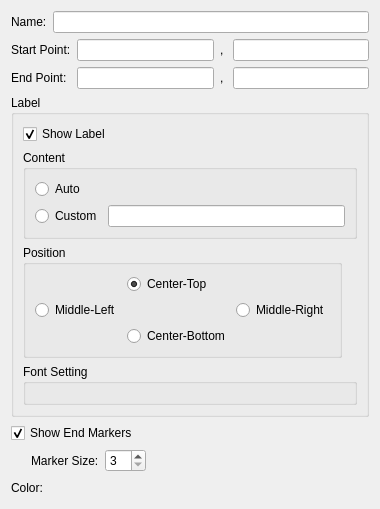
<?xml version="1.0" encoding="UTF-8"?>
<ui version="4.0">
 <class>DistanceMeasureDataItem_EditWidget</class>
 <widget class="QWidget" name="DistanceMeasureDataItem_EditWidget">
  <property name="geometry">
   <rect>
    <x>0</x>
    <y>0</y>
    <width>380</width>
    <height>460</height>
   </rect>
  </property>
  <property name="windowTitle">
   <string>Form</string>
  </property>
  <layout class="QVBoxLayout" name="verticalLayout_3">
   <item>
    <layout class="QHBoxLayout" name="horizontalLayout">
     <item>
      <widget class="QLabel" name="nameLabel">
       <property name="text">
        <string>Name:</string>
       </property>
      </widget>
     </item>
     <item>
      <widget class="QLineEdit" name="nameLineEdit"/>
     </item>
    </layout>
   </item>
   <item>
    <layout class="QGridLayout" name="gridLayout_2">
     <item row="0" column="0">
      <widget class="QLabel" name="startPointLabel">
       <property name="text">
        <string>Start Point:</string>
       </property>
      </widget>
     </item>
     <item row="0" column="1">
      <widget class="RealNumberEditWidget" name="startPointXEdit"/>
     </item>
     <item row="0" column="2">
      <widget class="QLabel" name="startPointCommaLabel">
       <property name="text">
        <string>, </string>
       </property>
      </widget>
     </item>
     <item row="0" column="3">
      <widget class="RealNumberEditWidget" name="startPointYEdit"/>
     </item>
     <item row="1" column="0">
      <widget class="QLabel" name="endPointLabel">
       <property name="text">
        <string>End Point:</string>
       </property>
      </widget>
     </item>
     <item row="1" column="1">
      <widget class="RealNumberEditWidget" name="endPointXEdit"/>
     </item>
     <item row="1" column="2">
      <widget class="QLabel" name="endPointCommaLabel">
       <property name="text">
        <string>, </string>
       </property>
      </widget>
     </item>
     <item row="1" column="3">
      <widget class="RealNumberEditWidget" name="endPointYEdit"/>
     </item>
    </layout>
   </item>
   <item>
    <widget class="QGroupBox" name="labelGroupBox">
     <property name="title">
      <string>Label</string>
     </property>
     <layout class="QVBoxLayout" name="verticalLayout_2">
      <item>
       <widget class="QCheckBox" name="showLabelCheckBox">
        <property name="text">
         <string>Show Label</string>
        </property>
        <property name="checked">
         <bool>true</bool>
        </property>
       </widget>
      </item>
      <item>
       <widget class="QGroupBox" name="groupBox_2">
        <property name="title">
         <string>Content</string>
        </property>
        <layout class="QGridLayout" name="gridLayout_3" columnstretch="0,1">
         <item row="0" column="0">
          <widget class="QRadioButton" name="labelAutoRadioButton">
           <property name="text">
            <string>Auto</string>
           </property>
          </widget>
         </item>
         <item row="0" column="1">
          <widget class="QLabel" name="autoLabelLabel">
           <property name="text">
            <string/>
           </property>
          </widget>
         </item>
         <item row="1" column="0">
          <widget class="QRadioButton" name="labelCustomRadioButton">
           <property name="text">
            <string>Custom</string>
           </property>
          </widget>
         </item>
         <item row="1" column="1">
          <widget class="QLineEdit" name="customLabelLineEdit"/>
         </item>
        </layout>
       </widget>
      </item>
      <item>
       <layout class="QHBoxLayout" name="horizontalLayout_2">
        <item>
         <widget class="QGroupBox" name="groupBox_3">
          <property name="title">
           <string>Position</string>
          </property>
          <layout class="QGridLayout" name="gridLayout">
           <item row="0" column="1">
            <widget class="QRadioButton" name="lpCenterTop">
             <property name="text">
              <string>Center-Top</string>
             </property>
             <property name="checked">
              <bool>true</bool>
             </property>
            </widget>
           </item>
           <item row="1" column="0">
            <widget class="QRadioButton" name="lpMiddleLeft">
             <property name="text">
              <string>Middle-Left</string>
             </property>
            </widget>
           </item>
           <item row="1" column="2">
            <widget class="QRadioButton" name="lpMiddleRight">
             <property name="text">
              <string>Middle-Right</string>
             </property>
            </widget>
           </item>
           <item row="2" column="1">
            <widget class="QRadioButton" name="lpCenterBottom">
             <property name="text">
              <string>Center-Bottom</string>
             </property>
            </widget>
           </item>
          </layout>
         </widget>
        </item>
        <item>
         <spacer name="horizontalSpacer">
          <property name="orientation">
           <enum>Qt::Horizontal</enum>
          </property>
          <property name="sizeHint" stdset="0">
           <size>
            <width>40</width>
            <height>20</height>
           </size>
          </property>
         </spacer>
        </item>
       </layout>
      </item>
      <item>
       <widget class="QGroupBox" name="groupBox_4">
        <property name="title">
         <string>Font Setting</string>
        </property>
        <layout class="QVBoxLayout" name="verticalLayout">
         <item>
          <widget class="vtkTextPropertySettingWidget" name="labelFontSettingWidget" native="true"/>
         </item>
        </layout>
       </widget>
      </item>
     </layout>
    </widget>
   </item>
   <item>
    <widget class="QCheckBox" name="showMarkersCheckBox">
     <property name="text">
      <string>Show End Markers</string>
     </property>
     <property name="checked">
      <bool>true</bool>
     </property>
    </widget>
   </item>
   <item>
    <layout class="QHBoxLayout" name="horizontalLayout_3">
     <item>
      <spacer name="horizontalSpacer_2">
       <property name="orientation">
        <enum>Qt::Horizontal</enum>
       </property>
       <property name="sizeType">
        <enum>QSizePolicy::Fixed</enum>
       </property>
       <property name="sizeHint" stdset="0">
        <size>
         <width>20</width>
         <height>20</height>
        </size>
       </property>
      </spacer>
     </item>
     <item>
      <widget class="QLabel" name="markerSizeLabel">
       <property name="text">
        <string>Marker Size:</string>
       </property>
      </widget>
     </item>
     <item>
      <widget class="QSpinBox" name="markerSizeSpinBox">
       <property name="minimum">
        <number>3</number>
       </property>
       <property name="maximum">
        <number>15</number>
       </property>
      </widget>
     </item>
     <item>
      <spacer name="horizontalSpacer_3">
       <property name="orientation">
        <enum>Qt::Horizontal</enum>
       </property>
       <property name="sizeHint" stdset="0">
        <size>
         <width>40</width>
         <height>20</height>
        </size>
       </property>
      </spacer>
     </item>
    </layout>
   </item>
   <item>
    <layout class="QHBoxLayout" name="horizontalLayout_5">
     <item>
      <widget class="QLabel" name="colorLabel">
       <property name="text">
        <string>Color:</string>
       </property>
      </widget>
     </item>
     <item>
      <widget class="ColorEditWidget" name="colorWidget">
       <property name="text">
        <string/>
       </property>
      </widget>
     </item>
     <item>
      <spacer name="horizontalSpacer_5">
       <property name="orientation">
        <enum>Qt::Horizontal</enum>
       </property>
       <property name="sizeHint" stdset="0">
        <size>
         <width>40</width>
         <height>20</height>
        </size>
       </property>
      </spacer>
     </item>
    </layout>
   </item>
   <item>
    <spacer name="verticalSpacer">
     <property name="orientation">
      <enum>Qt::Vertical</enum>
     </property>
     <property name="sizeHint" stdset="0">
      <size>
       <width>20</width>
       <height>1</height>
      </size>
     </property>
    </spacer>
   </item>
  </layout>
 </widget>
 <customwidgets>
  <customwidget>
   <class>ColorEditWidget</class>
   <extends>QLabel</extends>
   <header>guibase/widget/coloreditwidget.h</header>
   <container>1</container>
  </customwidget>
  <customwidget>
   <class>RealNumberEditWidget</class>
   <extends>QLineEdit</extends>
   <header>guibase/widget/realnumbereditwidget.h</header>
  </customwidget>
  <customwidget>
   <class>vtkTextPropertySettingWidget</class>
   <extends>QWidget</extends>
   <header>guibase/vtktextpropertysettingwidget.h</header>
   <container>1</container>
  </customwidget>
 </customwidgets>
 <resources/>
 <connections>
  <connection>
   <sender>showLabelCheckBox</sender>
   <signal>toggled(bool)</signal>
   <receiver>groupBox_2</receiver>
   <slot>setEnabled(bool)</slot>
   <hints>
    <hint type="sourcelabel">
     <x>32</x>
     <y>122</y>
    </hint>
    <hint type="destinationlabel">
     <x>30</x>
     <y>140</y>
    </hint>
   </hints>
  </connection>
  <connection>
   <sender>showMarkersCheckBox</sender>
   <signal>toggled(bool)</signal>
   <receiver>markerSizeSpinBox</receiver>
   <slot>setEnabled(bool)</slot>
   <hints>
    <hint type="sourcelabel">
     <x>16</x>
     <y>382</y>
    </hint>
    <hint type="destinationlabel">
     <x>122</x>
     <y>407</y>
    </hint>
   </hints>
  </connection>
 </connections>
</ui>
